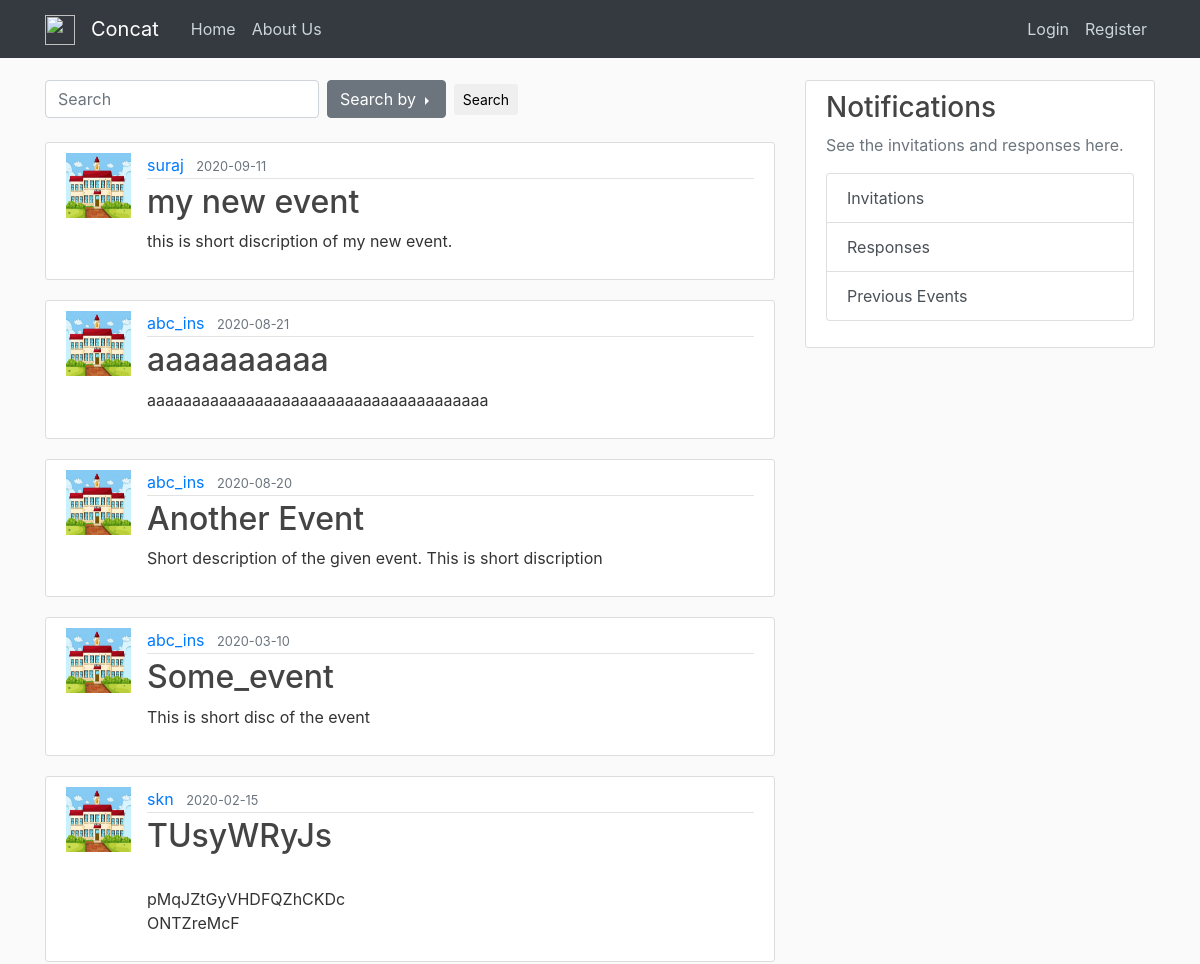
Page /home (upper part) on the earlier database version.
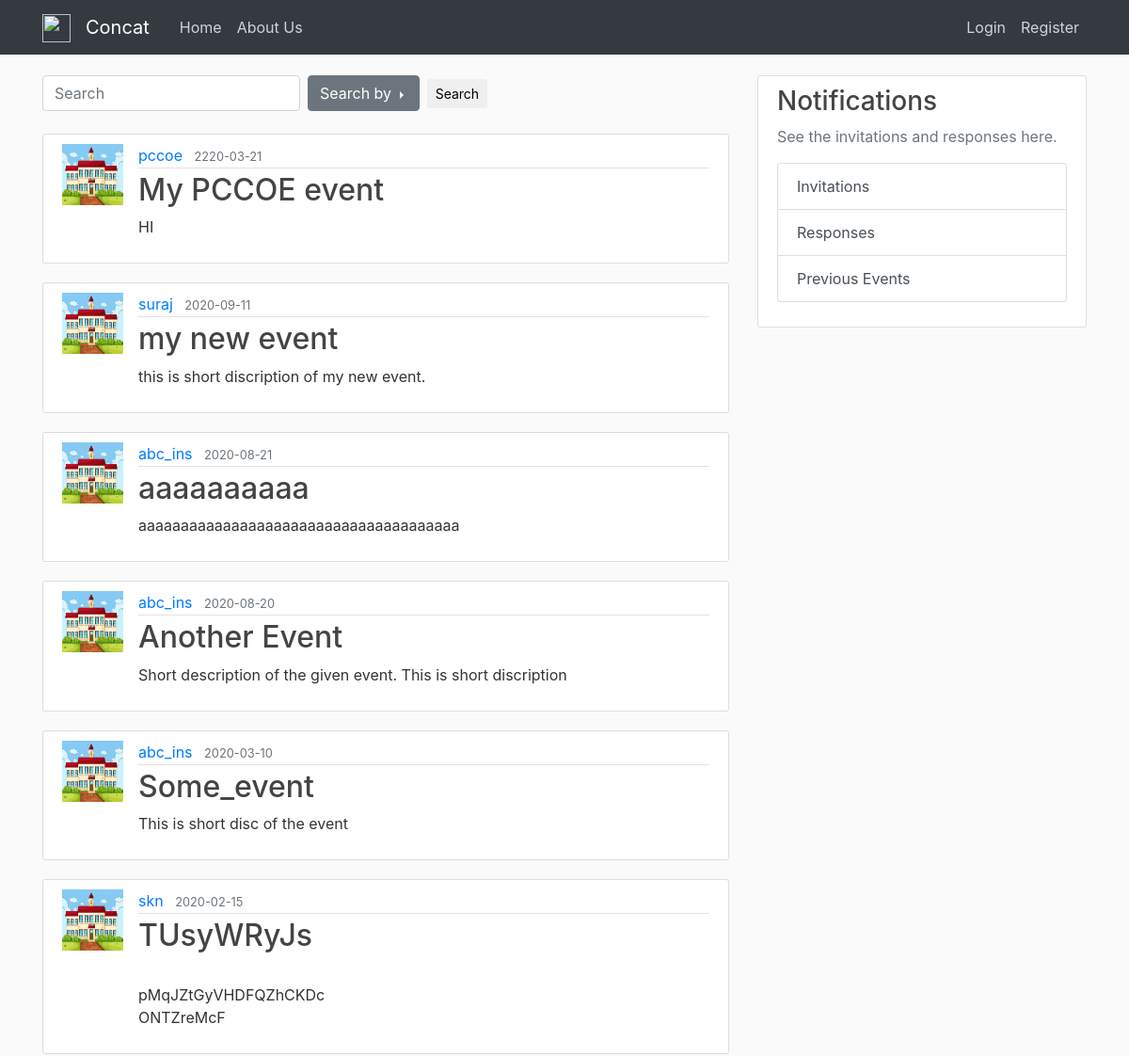
Same page on the later database version.
### FlaskApp/models.py (models this page shows, shortened)
class Event(db.Model):
	id = db.Column(db.Integer , primary_key = True)
	title = db.Column(db.String(70),nullable = False)
	short_disc = db.Column(db.String(150),nullable = False)
	long_disc = db.Column(db.String(2000),nullable=False)
	poster = db.Column(db.String(20), default='default.jpg')
	reg_last_date = db.Column(db.DateTime , nullable=False)
	event_date = db.Column(db.DateTime , nullable=False)
	ins_id = db.Column(db.Integer,db.ForeignKey('institute.id'),nullable=False)

class Institute(db.Model , UserMixin):
	id = db.Column(db.Integer , primary_key = True)
	ins_name = db.Column(db.String(70),unique = True,nullable = False)
	admin_name = db.Column(db.String(50),nullable = False)
	address = db.Column(db.String(100),nullable=False)
	mobile_no = db.Column(db.Integer,unique = True,nullable=False)
	no_of_students = db.Column(db.Integer,nullable=False)
	no_of_staff = db.Column(db.Integer,nullable=False)
	email = db.Column(db.String(120),unique = True,nullable = False)
	password = db.Column(db.String(60),nullable=False)
	scope = db.Column(db.String(200),nullable=False)
	ins_img = db.Column(db.String(20), default='default.jpg')
	posts = db.relationship('Event',backref='host',lazy=True)

### FlaskApp/routes.py (the view)
@app.route('/')
@app.route('/home')
def home():
	events = Event.query.order_by(Event.reg_last_date.desc())
	return render_template('home.html',events=events)

### FlaskApp/templates/home.html (shortened to what this page needs)
{% extends "layout.html" %}
{% block content %}
  <form class="form-inline md-form mr-auto mb-4">
   <input class="form-control mr-sm-2" type="text" placeholder="Search" aria-label="Search">
   <div class="dropdown dropright">
     <button class="btn btn-secondary dropdown-toggle" type="button" id="dropdownMenuButton" data-toggle="dropdown" aria-haspopup="true" aria-expanded="false">
     Search by
     </button>
   </div>
   <button class="btn aqua-gradient btn-rounded btn-sm my-0 ml-2" type="submit">Search</button>
  </form>
   {% for event in events %}
       <article class="media content-section">
       	{% if event.host.ins_id %}
          	<img class="rounded_circle article-img" src="{{ url_for('static' , filename = 'ins_profiles/'+event.host.ins_img) }}">
        {% else %}
        	<img class="rounded_circle article-img" src="{{ url_for('static' , filename = 'ins_profiles/default.jpg') }}">
        {% endif %}
          <div class="media-body">
            <div class="article-metadata">
              <a class="mr-2" href="{{ url_for('institute_info', ins_id = event.host.id ) }}">{{ event.host.ins_name }}</a>
              <small class="text-muted">{{ event.reg_last_date.strftime('%Y-%m-%d') }}</small>
            </div>
            <h2><a class="article-title" href="{{ url_for('event',event_id=event.id) }}">{{ event.title }}</a></h2>
            <p class="article-content">{{ event.short_disc }}</p>
          </div>
        </article>
   {% endfor %}
{% endblock content %}

### FlaskApp/templates/layout.html (shortened to what this page needs)
<!DOCTYPE html>
<html>
<head>
    <link rel="stylesheet" href="https://maxcdn.bootstrapcdn.com/bootstrap/4.0.0/css/bootstrap.min.css">
    <link rel="stylesheet" type="text/css" href="../static/main.css">
	</head>
	<body>
		<header class="site-header">
	      	<nav class="navbar navbar-expand-md navbar-dark bg-dark fixed-top">
	        <div class="container">
			  <a class="navbar-brand" href="/">
			    <img src="#" width="30" height="30" alt="">
			  </a>
	          <a class="navbar-brand mr-4" href="/">Concat</a>
	          	<div class="collapse navbar-collapse" id="navbarToggle">
	            	<div class="navbar-nav mr-auto">
	             	 	<a class="nav-item nav-link" href="{{ url_for('home') }}">Home</a>
	              		<a class="nav-item nav-link" href="{{ url_for('about') }}">About Us</a>
	            	</div>
	            	<div class="navbar-nav">
	            		{% if current_user.is_authenticated  %}
		                	<a class="nav-item nav-link" href="{{ url_for('create_post') }}">New Event</a>
		                	<a class="nav-item nav-link" href="{{ url_for('institute_info' , ins_id=current_user.id) }}">Account</a>
		                	<a class="nav-item nav-link" href="{{ url_for('logout') }}">Logout</a>
	                	{% else %}
		                	<a class="nav-item nav-link" href="{{ url_for('login') }}">Login</a>
		                	<a class="nav-item nav-link" href="{{ url_for('register') }}">Register</a>
	                	{% endif %}
	            	</div>
	          	</div>
	        </div>
	      	</nav>
	    </header>
	    <main role="main" class="container">
		    <div class="row">
		        <div class="col-md-8">
		        	{% block content %}{% endblock %}
		        </div>
			    <div class="col-md-4">
		          <div class="content-section">
		            <h3>Notifications</h3>
		            <p class='text-muted'>See the invitations and responses here.
		              	<div class="list-group">
						  <a href="#" class="list-group-item list-group-item-action">
						    Invitations
						  </a>
						  <a href="#" class="list-group-item list-group-item-action">
						  	Responses
						  </a>
						  <a href="#" class="list-group-item list-group-item-action">
						  	Previous Events
						  </a>
						</div>
		            </p>
		          </div>
		        </div>
		    </div>
		</main>
	</body>
	</html>

### FlaskApp/static/main.css (style rules this page uses)
body { background: #fafafa; color: #333333; margin-top: 5rem; }
h1, h2, h3, h4, h5, h6 { color: #444444; }
.site-header .navbar-nav .nav-link { color: #cbd5db; }
.content-section { background: #ffffff; padding: 10px 20px; border: 1px solid #dddddd; border-radius: 3px; margin-bottom: 20px; }
.article-title { color: #444444; }
.article-content { white-space: pre-line; }
.article-img { height: 65px; width: 65px; margin-right: 16px; }
.article-metadata { padding-bottom: 1px; margin-bottom: 4px; border-bottom: 1px solid #e3e3e3 }

Differences in the rows shown:
added Event: host.ins_name "pccoe", reg_last_date "2220-03-21", title "My PCCOE event", short_disc "HI"
